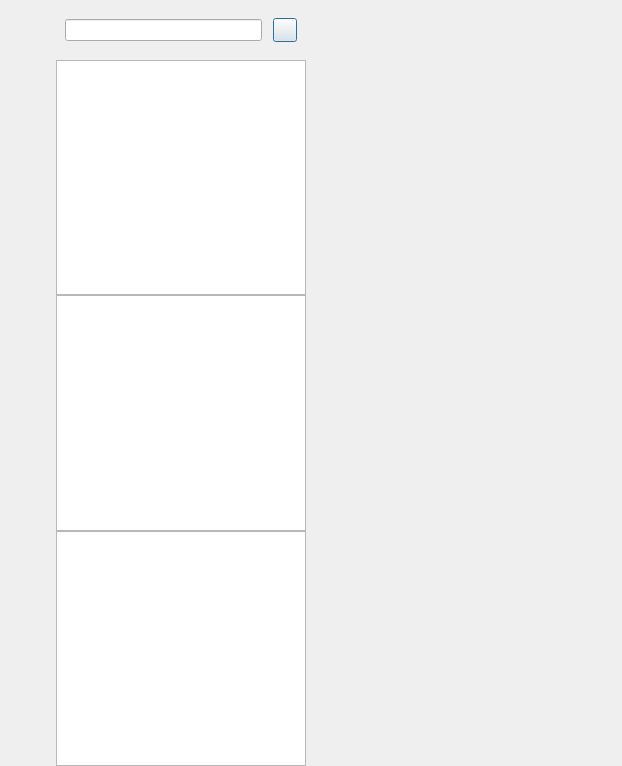
<?xml version="1.0" encoding="UTF-8"?>
<ui version="4.0">
 <class>ChatDialog</class>
 <widget class="QDialog" name="ChatDialog">
  <property name="geometry">
   <rect>
    <x>0</x>
    <y>0</y>
    <width>622</width>
    <height>766</height>
   </rect>
  </property>
  <property name="windowTitle">
   <string>Dialog</string>
  </property>
  <layout class="QHBoxLayout" name="horizontalLayout">
   <property name="spacing">
    <number>0</number>
   </property>
   <property name="leftMargin">
    <number>0</number>
   </property>
   <property name="topMargin">
    <number>0</number>
   </property>
   <property name="rightMargin">
    <number>0</number>
   </property>
   <property name="bottomMargin">
    <number>0</number>
   </property>
   <item>
    <widget class="QWidget" name="side_bar" native="true">
     <property name="sizePolicy">
      <sizepolicy hsizetype="Fixed" vsizetype="Expanding">
       <horstretch>0</horstretch>
       <verstretch>0</verstretch>
      </sizepolicy>
     </property>
     <property name="minimumSize">
      <size>
       <width>56</width>
       <height>0</height>
      </size>
     </property>
     <property name="maximumSize">
      <size>
       <width>56</width>
       <height>16777215</height>
      </size>
     </property>
     <layout class="QVBoxLayout" name="verticalLayout">
      <property name="spacing">
       <number>7</number>
      </property>
      <property name="leftMargin">
       <number>10</number>
      </property>
      <property name="topMargin">
       <number>30</number>
      </property>
      <property name="rightMargin">
       <number>0</number>
      </property>
      <property name="bottomMargin">
       <number>0</number>
      </property>
      <item>
       <widget class="QWidget" name="widget" native="true">
        <property name="minimumSize">
         <size>
          <width>29</width>
          <height>29</height>
         </size>
        </property>
        <property name="maximumSize">
         <size>
          <width>16777215</width>
          <height>200</height>
         </size>
        </property>
        <layout class="QVBoxLayout" name="verticalLayout_3">
         <property name="spacing">
          <number>30</number>
         </property>
         <property name="leftMargin">
          <number>0</number>
         </property>
         <property name="topMargin">
          <number>0</number>
         </property>
         <property name="rightMargin">
          <number>0</number>
         </property>
         <property name="bottomMargin">
          <number>0</number>
         </property>
         <item>
          <widget class="QLabel" name="side_head_lb">
           <property name="minimumSize">
            <size>
             <width>35</width>
             <height>35</height>
            </size>
           </property>
           <property name="maximumSize">
            <size>
             <width>35</width>
             <height>35</height>
            </size>
           </property>
           <property name="text">
            <string/>
           </property>
          </widget>
         </item>
         <item>
          <widget class="StateWidget" name="side_contact_lb" native="true">
           <property name="minimumSize">
            <size>
             <width>30</width>
             <height>30</height>
            </size>
           </property>
           <property name="maximumSize">
            <size>
             <width>30</width>
             <height>30</height>
            </size>
           </property>
          </widget>
         </item>
         <item>
          <widget class="StateWidget" name="side_chat_lb" native="true">
           <property name="minimumSize">
            <size>
             <width>30</width>
             <height>30</height>
            </size>
           </property>
           <property name="maximumSize">
            <size>
             <width>30</width>
             <height>30</height>
            </size>
           </property>
          </widget>
         </item>
        </layout>
       </widget>
      </item>
      <item>
       <spacer name="verticalSpacer">
        <property name="orientation">
         <enum>Qt::Orientation::Vertical</enum>
        </property>
        <property name="sizeType">
         <enum>QSizePolicy::Policy::Fixed</enum>
        </property>
        <property name="sizeHint" stdset="0">
         <size>
          <width>20</width>
          <height>700</height>
         </size>
        </property>
       </spacer>
      </item>
     </layout>
    </widget>
   </item>
   <item>
    <widget class="QWidget" name="chat_user_wid" native="true">
     <property name="maximumSize">
      <size>
       <width>250</width>
       <height>16777215</height>
      </size>
     </property>
     <layout class="QVBoxLayout" name="verticalLayout_2">
      <property name="spacing">
       <number>0</number>
      </property>
      <property name="leftMargin">
       <number>0</number>
      </property>
      <property name="topMargin">
       <number>0</number>
      </property>
      <property name="rightMargin">
       <number>0</number>
      </property>
      <property name="bottomMargin">
       <number>0</number>
      </property>
      <item>
       <widget class="QWidget" name="serch_wid" native="true">
        <property name="minimumSize">
         <size>
          <width>0</width>
          <height>60</height>
         </size>
        </property>
        <property name="maximumSize">
         <size>
          <width>16777215</width>
          <height>60</height>
         </size>
        </property>
        <layout class="QHBoxLayout" name="horizontalLayout_2">
         <property name="spacing">
          <number>6</number>
         </property>
         <property name="leftMargin">
          <number>9</number>
         </property>
         <property name="topMargin">
          <number>9</number>
         </property>
         <property name="rightMargin">
          <number>9</number>
         </property>
         <property name="bottomMargin">
          <number>9</number>
         </property>
         <item>
          <widget class="CustomizeEdit" name="search_edit"/>
         </item>
         <item>
          <spacer name="horizontalSpacer">
           <property name="orientation">
            <enum>Qt::Orientation::Horizontal</enum>
           </property>
           <property name="sizeType">
            <enum>QSizePolicy::Policy::Fixed</enum>
           </property>
           <property name="sizeHint" stdset="0">
            <size>
             <width>5</width>
             <height>20</height>
            </size>
           </property>
          </spacer>
         </item>
         <item>
          <widget class="ClickedBtn" name="add_btn">
           <property name="minimumSize">
            <size>
             <width>24</width>
             <height>24</height>
            </size>
           </property>
           <property name="maximumSize">
            <size>
             <width>24</width>
             <height>24</height>
            </size>
           </property>
           <property name="text">
            <string/>
           </property>
          </widget>
         </item>
        </layout>
       </widget>
      </item>
      <item>
       <widget class="ChatUserList" name="chat_user_list"/>
      </item>
      <item>
       <widget class="SearchList" name="search_list"/>
      </item>
      <item>
       <widget class="ContactUserList" name="con_user_list"/>
      </item>
     </layout>
    </widget>
   </item>
   <item>
    <widget class="QStackedWidget" name="stackedWidget">
     <property name="currentIndex">
      <number>1</number>
     </property>
     <widget class="ChatPage" name="chat_page"/>
     <widget class="FriendInfoPage" name="friend_info_page"/>
     <widget class="ApplyFriendPage" name="friend_apply_page"/>
    </widget>
   </item>
  </layout>
 </widget>
 <customwidgets>
  <customwidget>
   <class>ClickedBtn</class>
   <extends>QPushButton</extends>
   <header>clickedbtn.h</header>
  </customwidget>
  <customwidget>
   <class>CustomizeEdit</class>
   <extends>QLineEdit</extends>
   <header location="global">customizeedit.h</header>
  </customwidget>
  <customwidget>
   <class>ChatUserList</class>
   <extends>QListWidget</extends>
   <header location="global">chatuserlist.h</header>
  </customwidget>
  <customwidget>
   <class>ChatPage</class>
   <extends>QWidget</extends>
   <header location="global">chatpage.h</header>
   <container>1</container>
  </customwidget>
  <customwidget>
   <class>StateWidget</class>
   <extends>QWidget</extends>
   <header location="global">statewidget.h</header>
   <container>1</container>
  </customwidget>
  <customwidget>
   <class>SearchList</class>
   <extends>QListWidget</extends>
   <header>searchlist.h</header>
  </customwidget>
  <customwidget>
   <class>ContactUserList</class>
   <extends>QListWidget</extends>
   <header location="global">contactuserlist.h</header>
  </customwidget>
  <customwidget>
   <class>ApplyFriendPage</class>
   <extends>QWidget</extends>
   <header location="global">applyfriendpage.h</header>
   <container>1</container>
  </customwidget>
  <customwidget>
   <class>FriendInfoPage</class>
   <extends>QWidget</extends>
   <header location="global">friendinfopage.h</header>
   <container>1</container>
  </customwidget>
 </customwidgets>
 <resources/>
 <connections/>
</ui>
